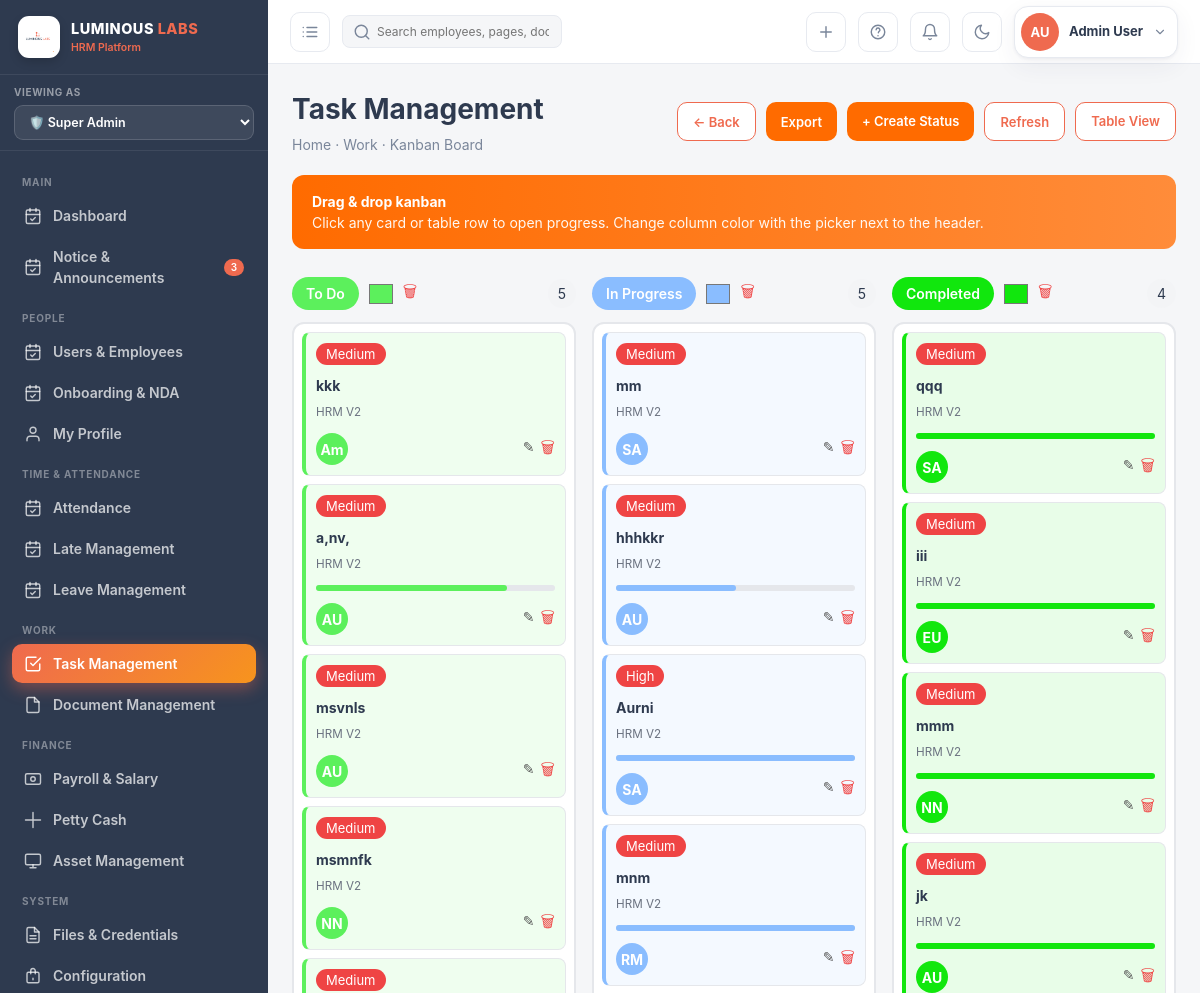
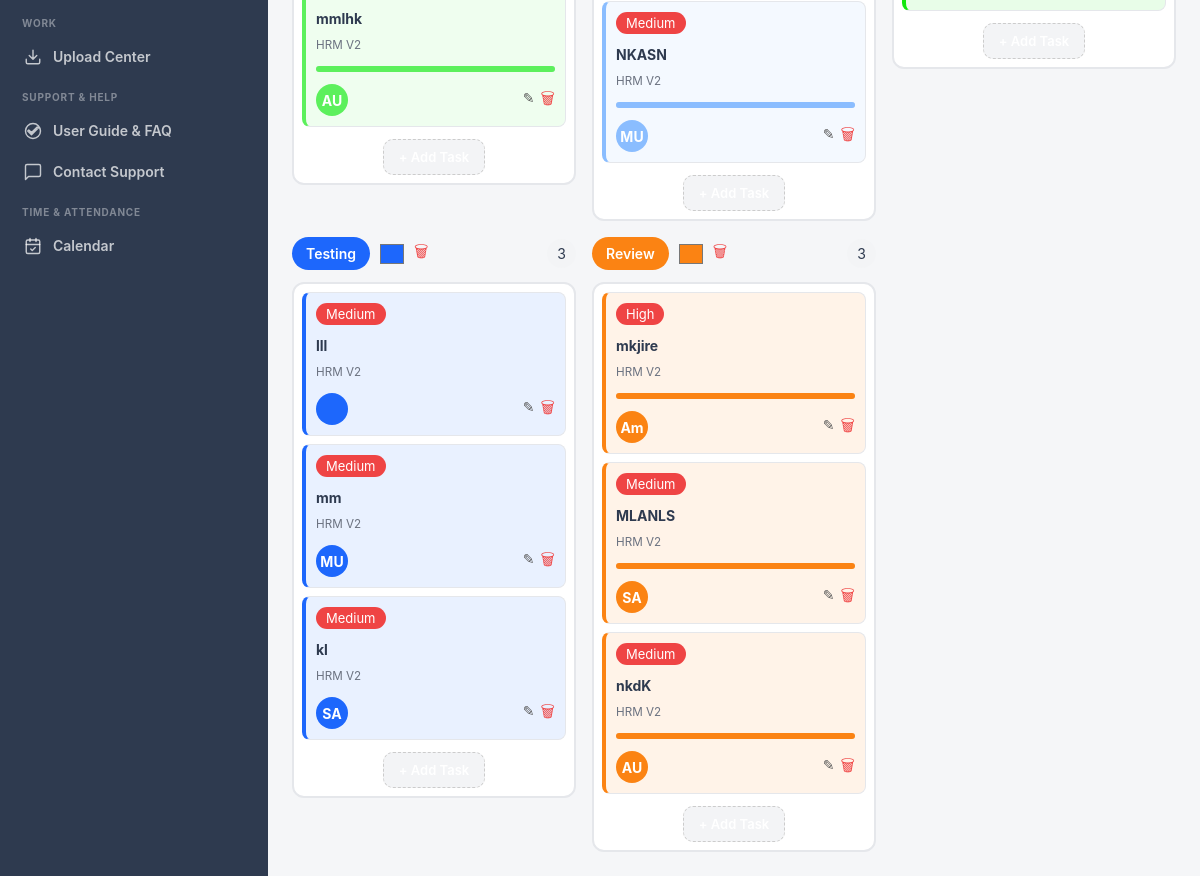
/tasks/ (signed in), run on an earlier commit of the app's database (2 pictures, top to bottom).
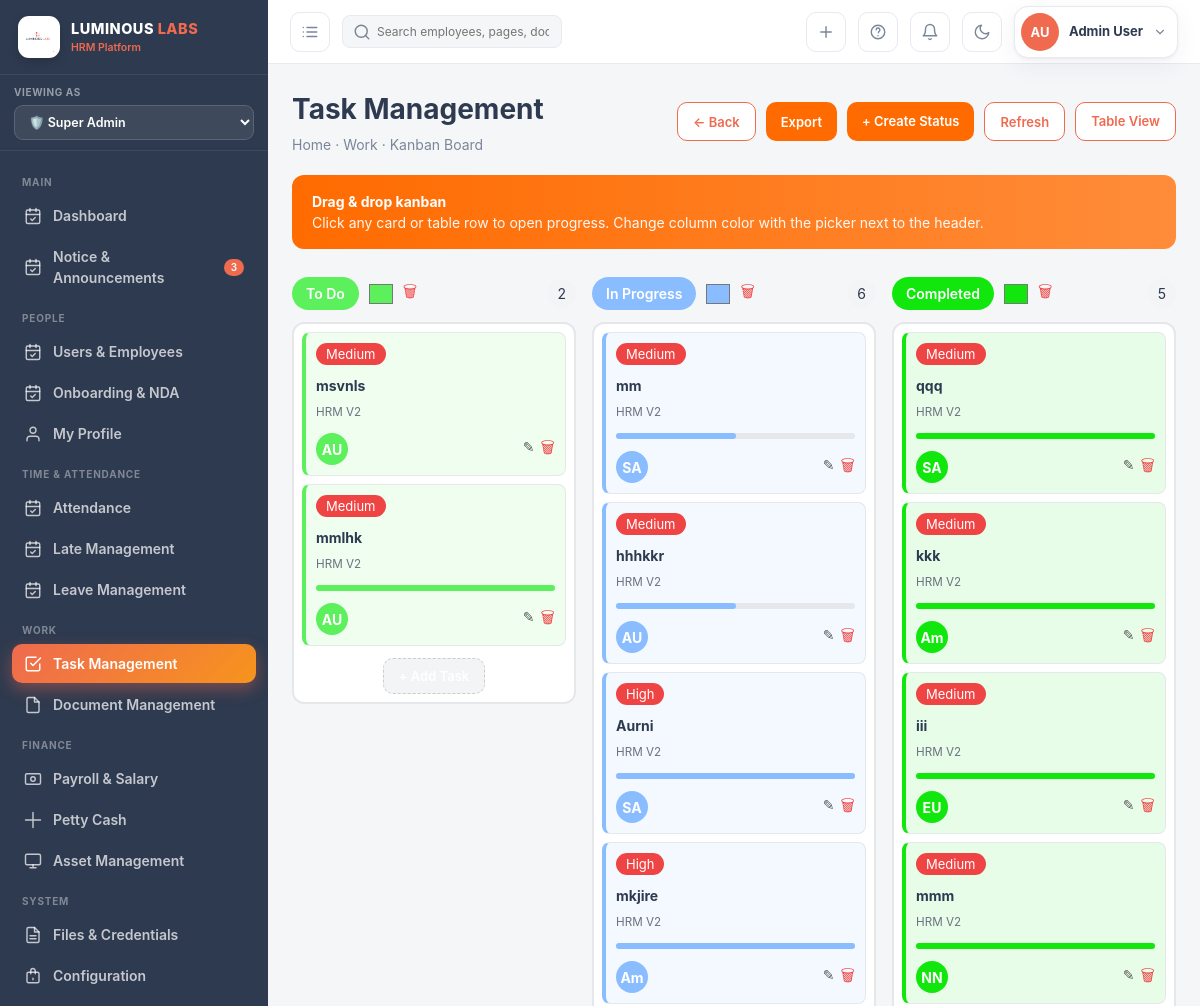
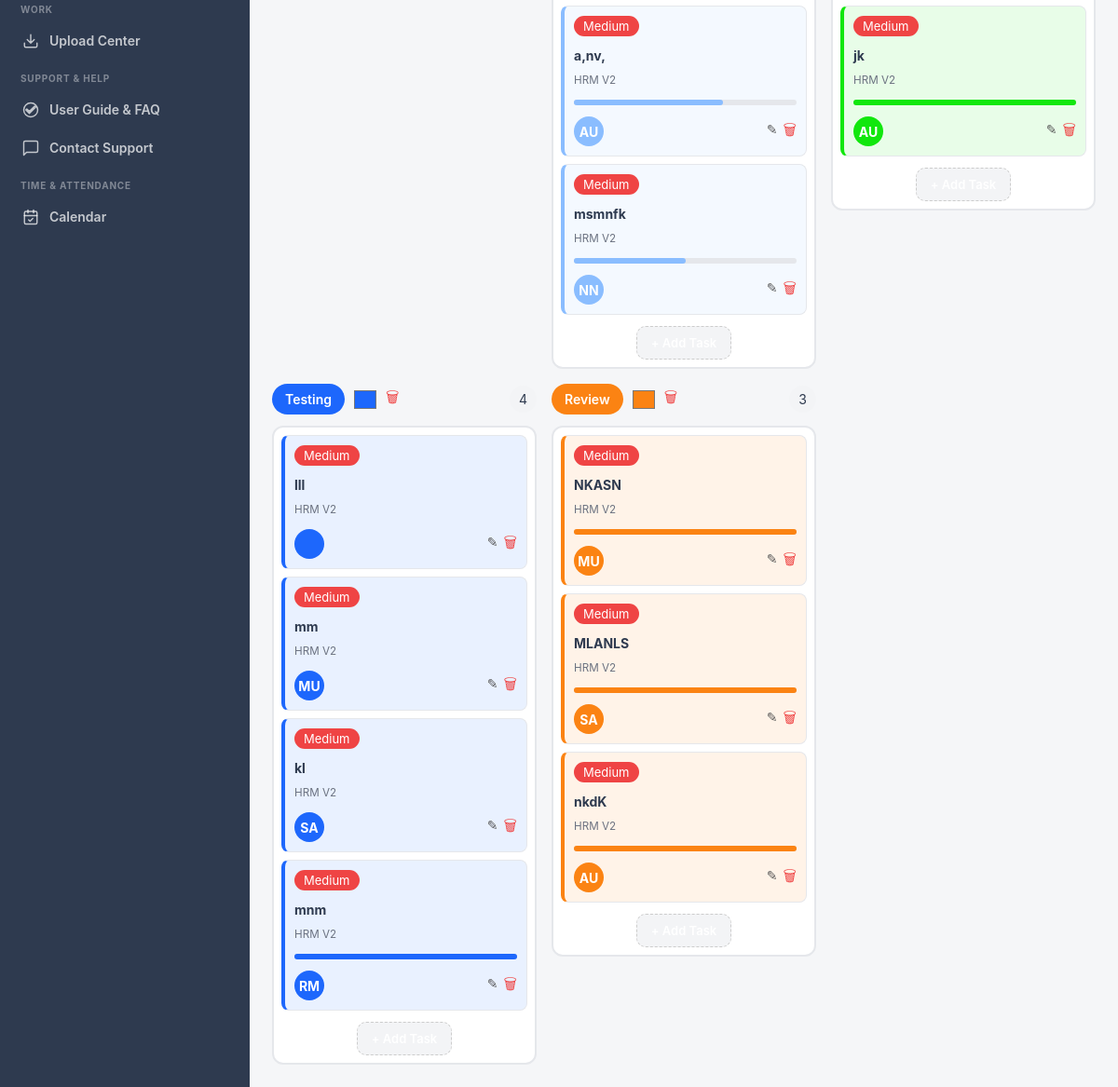
And on a later commit of the database (2 pictures, top to bottom).
### hrm_app/models.py (models this page shows, shortened)
class TaskStatus(models.Model):
    project = models.ForeignKey(
        Project,
        on_delete=models.CASCADE,
        related_name="task_statuses"
    )
    name = models.CharField(max_length=50)
    color = models.CharField(
        max_length=7,
        default="#6B7280",
        help_text="Kanban column color in hex format"
    )
    order = models.PositiveIntegerField(
        default=0,
        help_text="Order of the status on the Kanban board"
    )
    active = models.BooleanField(default=True)
    class Meta:
        ordering = ["order", "id"]
        constraints = [
            models.UniqueConstraint(
                fields=["project", "name"],
                name="unique_task_status_per_project"
            )
        ]

class Task(models.Model):
    PRIORITY_CHOICES = [
        ("Low", "Low"),
        ("Medium", "Medium"),
        ("High", "High"),
        ("Critical", "Critical"),
    ]
    title = models.CharField(max_length=200)
    project = models.ForeignKey(
        Project,
        on_delete=models.CASCADE,
        related_name="tasks"
    )
    assignee = models.ForeignKey(
        Employee,
        on_delete=models.CASCADE,
        related_name="tasks"
    )
    due_date = models.DateField()
    priority = models.CharField(
        max_length=10,
        choices=PRIORITY_CHOICES,
        default="Medium"
    )
    status = models.ForeignKey(
        TaskStatus,
        on_delete=models.PROTECT,
        related_name="tasks"
    )
    progress = models.PositiveIntegerField(default=0)
    description = models.TextField(blank=True)
    color = models.CharField(
        max_length=7,
        default="#FF6B00",
        help_text="Task card color"
    )
    image = models.ImageField(
        upload_to='task_images/',
        blank=True,
        null=True,
        help_text="Optional image for this task"
    )
    document = models.FileField(
        upload_to='task_documents/',
        blank=True,
        null=True,
        help_text="Optional document for this task"
    )
    created_at = models.DateTimeField(auto_now_add=True)
    class Meta:
        ordering = ["-created_at"]

class Project(models.Model):
    name = models.CharField(max_length=200)
    manager = models.ForeignKey(
        Employee,
        on_delete=models.CASCADE,
        related_name="managed_projects"
    )
    start_date = models.DateField(
        default=timezone.now
    )
    end_date = models.DateField(
        null=True,
        blank=True
    )
    active = models.BooleanField(
        default=True
    )
    def __str__(self):
        return self.name

class Employee(models.Model):
    STATUS_CHOICES = [
        ('Active',    'Active'),
        ('On Leave',  'On Leave'),
        ('Probation', 'Probation'),
        ('Inactive',  'Inactive'),
    ]
    user        = models.OneToOneField(User, on_delete=models.CASCADE, related_name='employee')
    emp_id      = models.CharField(max_length=20, unique=True)
    phone       = models.CharField(max_length=20, blank=True)
    department  = models.ForeignKey(Department, null=True, on_delete=models.SET_NULL)
    designation = models.ForeignKey(Designation, null=True, on_delete=models.SET_NULL)
    shift       = models.ForeignKey(Shift, null=True, blank=True, on_delete=models.SET_NULL)
    join_date   = models.DateField(default=timezone.now)
    status      = models.CharField(max_length=20, choices=STATUS_CHOICES, default='Active')
    salary      = models.DecimalField(max_digits=10, decimal_places=2, default=0)
    avatar_color = models.CharField(max_length=10, default='#ef6a4f')
    avatar_initials = models.CharField(max_length=4, blank=True)
    address     = models.TextField(blank=True)
    nid         = models.CharField(max_length=30, blank=True, verbose_name='NID / Passport')
    blood_group = models.CharField(max_length=5, blank=True)
    emergency_contact = models.CharField(max_length=100, blank=True)
    class Meta:
        ordering = ['emp_id']

class User(AbstractUser):
    role = models.CharField(
        max_length=20,
        choices=Role.choices,
        default=Role.EMPLOYEE,
    )
    groups = models.ManyToManyField(
        Group,
        related_name='hrm_users',
        blank=True,
    )
    user_permissions = models.ManyToManyField(
        Permission,
        related_name='hrm_user_permissions',
        blank=True,
    )

### hrm_app/views.py (the view, shortened to what this page needs)
# urls.py: path('tasks/',                         views.task_list,                name='task_list'),
@login_required
def task_list(request):
    if not has_permission(request.user, "tasks", "view"):
        messages.error(request, "You don't have permission to access Tasks.")
        return redirect("dashboard")
    emp = _emp(request)
    if request.user.role == Role.EMPLOYEE:
        tasks = Task.objects.filter(
            assignee=emp
        ).select_related(
            'assignee__user',
            'project',
            'status'
        )
    else:
        tasks = Task.objects.select_related(
            'assignee__user',
            'project',
            'status'
        ).all()
    print(f"DEBUG: tasks count = {tasks.count()}")
    for task in tasks[:5]:
        print(f"DEBUG: task id={task.pk}, title='{task.title}', project='{task.project.name}', assignee='{task.assignee.user.get_full_name()}', priority='{task.priority}', status='{task.status.name}', progress={task.progress}")
    projects = Project.objects.all()
    if request.user.role == Role.EMPLOYEE and emp:
        employees = Employee.objects.filter(
            pk=emp.pk
        ).select_related('user')
    else:
        employees = Employee.objects.select_related('user').all()
    default_statuses = [
        ('To Do', '#F3F4F6', 1),
        ('In Progress', '#FEF3C7', 2),
        ('Completed', '#D1FAE5', 3),
    ]
    for project in projects:
        for name, color, order in default_statuses:
            TaskStatus.objects.get_or_create(
                project=project,
                name=name,
                defaults={
                    'color': color,
                    'order': order,
                    'active': True,
                }
            )
    statuses = TaskStatus.objects.filter(
        project__in=projects,
        active=True
    ).order_by(
        'project',
        'order',
        'id'
    )
    if projects.exists():
        current_project_id = request.GET.get('project')
        if current_project_id:
            try:
                current_project_id = int(current_project_id)
            except (TypeError, ValueError):
                current_project_id = None
        if current_project_id:
            current_project = projects.filter(
                pk=current_project_id
            ).first()
        else:
            current_project = projects.filter(
                task_statuses__active=True
            ).distinct().order_by('id').first()
            if not current_project:
                current_project = projects.first()
        if current_project:
            board_statuses = TaskStatus.objects.filter(
                project=current_project,
                active=True
            ).order_by(
                'order',
                'id'
            )
            board_tasks = tasks.filter(
                project=current_project
            ).select_related('status', 'assignee__user', 'project').prefetch_related('steps')
            print(f"\n========== CARD VIEW DEBUG ==========")
            print(f"current_project = {current_project} (id={current_project.id if current_project else None})")
            print(f"board_statuses count = {board_statuses.count()}")
            print(f"board_tasks count = {board_tasks.count()}")
            for task in board_tasks:
                print(f"  Task: id={task.pk}, title='{task.title}', status_id={task.status_id}, status_name='{task.status.name}'")
            print(f"=====================================\n")
        else:
            board_statuses = TaskStatus.objects.none()
            board_tasks = tasks.none()
    else:
        current_project = None
        board_statuses = TaskStatus.objects.none()
        board_tasks = tasks.none()
    view_mode = request.GET.get(
        'view',
        'card'
    )
    context = _ctx(
        request,
        tasks=tasks,
        board_tasks=board_tasks,
        projects=projects,
        employees=employees,
        statuses=statuses,
        board_statuses=board_statuses,
        current_project=current_project,
        view_mode=view_mode,
        todo_count=tasks.filter(
            status__name='To Do'
        ).count(),
        progress_count=tasks.filter(
            status__name='In Progress'
        ).count(),
        done_count=tasks.filter(
            status__name='Completed'
        ).count(),
    )
    return render(
        request,
        'hrm/tasks.html',
        context
    )

### hrm_app/templates/hrm/tasks.html (shortened to what the changed rows need)
{% extends 'hrm/base.html' %}
{% block content %}
<div data-view-mode="{% if view_mode == 'table' %}table{% else %}card{% endif %}">
<div style="display:flex; justify-content:space-between; align-items:center; margin-bottom:20px; flex-wrap:wrap; gap:16px;">
  <div>
    <h1 style="font-size:28px; font-weight:700; color:var(--ink); margin:0;">Task Management</h1>
  </div>
</div>
{% if view_mode == 'table' %}
<div style="background:white; border-radius:12px; overflow:hidden; border:1px solid #E5E7EB;">
  <table style="width:100%; border-collapse:collapse;">
    <thead>
      <tr style="background:#F9FAFB; text-align:left;">
        <th style="padding:12px 16px;">Title</th>
        <th style="padding:12px 16px;">Project</th>
        <th style="padding:12px 16px;">Assignee</th>
        <th style="padding:12px 16px;">Priority</th>
        <th style="padding:12px 16px;">Status</th>
        <th style="padding:12px 16px;">Progress</th>
        <th style="padding:12px 16px;">Actions</th>
      </tr>
    </thead>
    <tbody>
      {% for task in tasks %}
      <tr style="border-top:1px solid #E5E7EB; cursor:pointer;" onclick="openTaskModal({{ task.pk }}, '{{ task.title|escapejs }}', '{{ task.priority|escapejs }}', '{{ task.project.name|escapejs }}', '{{ task.assignee.user.get_full_name|default:task.assignee.user.username|escapejs }}', '{{ task.due_date|default:""|escapejs }}', {{ task.progress|default:0 }}, '{% url "task_edit" task.pk %}')">
        <td style="padding:12px 16px;">{{ task.title }}</td>
        <td style="padding:12px 16px;">{{ task.project.name }}</td>
        <td style="padding:12px 16px;">{{ task.assignee.user.get_full_name|default:task.assignee.user.username }}</td>
        <td style="padding:12px 16px;">{{ task.priority }}</td>
        <td style="padding:12px 16px;">{{ task.status.name }}</td>
        <td style="padding:12px 16px;">{{ task.progress|default:0 }}%</td>
        <td style="padding:12px 16px;" onclick="event.stopPropagation()">
          <a href="{% url 'task_edit' task.pk %}" title="Edit" style="text-decoration:none; margin-right:8px;">✎</a>
          <a href="{% url 'task_delete' task.pk %}" class="delete-task-btn" data-title="{{ task.title }}" title="Delete" style="text-decoration:none; color:#EF4444;">🗑</a>
        </td>
      </tr>
      {% empty %}
      <tr><td colspan="7" style="padding:24px; text-align:center; color:#999;">No tasks found</td></tr>
      {% endfor %}
    </tbody>
  </table>
</div>
{% else %}
{% if current_project %}
<div style="display:grid; grid-template-columns:repeat(auto-fit, minmax(280px, 1fr)); gap:16px;">
  {% for status in board_statuses %}
  <div>
    {% with status_color=status.color|default:'#FF6B00' %}
    <div style="display:flex; justify-content:space-between; align-items:center; margin-bottom:12px; gap:8px;">
      <div style="display:flex; align-items:center; gap:8px;">
        <span style="background:{{ status_color }}; color:white; padding:6px 14px; border-radius:999px; font-weight:600;">
          {{ status.name }}
        </span>
        <input
          type="color"
          value="{{ status_color }}"
          title="Change column color"
          onchange="updateColumnColor('{{ status.id }}', this.value)"
          style="width:28px; height:28px; border:none; cursor:pointer; background:transparent;"
        >
        <button
          type="button"
          onclick="deleteStatus('{{ status.id }}', '{{ status.name|escapejs }}')"
          title="Delete this status"
          style="border:none; background:none; cursor:pointer; color:#EF4444; font-size:16px;"
        >
          🗑
        </button>
      </div>
      <span style="background:#F3F4F6; padding:4px 10px; border-radius:999px;">
        {{ status.tasks.count }}
      </span>
    </div>
    <div
      ondrop="drop(event, '{{ status.name|escapejs }}')"
      ondragover="allowDrop(event)"
      style="background:white; border:2px solid #E5E7EB; border-radius:12px; padding:8px; min-height:350px;"
    >
      {% for task in board_tasks %}
        {% if task.status_id == status.id %}
        <div
          draggable="true"
          ondragstart="drag(event)"
          data-task-id="{{ task.pk }}"
          onclick="openTaskModal(
            {{ task.pk }},
            '{{ task.title|escapejs }}',
            '{{ task.priority|escapejs }}',
            '{{ task.project.name|escapejs }}',
            '{{ task.assignee.user.get_full_name|default:task.assignee.user.username|escapejs }}',
            '{{ task.due_date|default:"" }}',
            {{ task.progress|default:0 }},
            '{% url "task_edit" task.pk %}'
          )"
          style="background:{{ status_color }}18; border:1px solid #E5E7EB; border-left:4px solid {{ status_color }}; border-radius:8px; padding:10px; margin-bottom:8px; cursor:pointer;"
        >
          <span style="background:#EF4444; color:white; padding:3px 10px; border-radius:999px; font-size:13px;">
            {{ task.priority }}
          </span>
          <h4 style="margin:10px 0 4px;">{{ task.title }}</h4>
          <small style="color:#6B7280;">{{ task.project.name }}</small>
          {% if task.progress > 0 %}
          <div style="margin-top:12px;">
            <div style="height:6px; background:#E5E7EB; border-radius:999px;">
              <div style="width:{{ task.progress }}%; height:6px; background:{{ status_color }}; border-radius:999px;"></div>
            </div>
          </div>
          {% endif %}
          <div style="margin-top:12px; display:flex; justify-content:space-between; align-items:center;">
            <div style="
              background:{{ status_color }};
              color:white;
              width:32px;
              height:32px;
              border-radius:50%;
              display:flex;
              align-items:center;
              justify-content:center;
              font-weight:bold;
            ">
              {{ task.assignee.user.first_name|first }}{{ task.assignee.user.last_name|first }}
            </div>
            <div style="display:flex; gap:6px;" onclick="event.stopPropagation()">
              <a href="{% url 'task_edit' task.pk %}" style="text-decoration:none; color:#555;">✎</a>
              <button onclick="deleteTask({{ task.pk }}, '{{ task.title|escapejs }}')" style="border:none; background:none; cursor:pointer; color:#EF4444; font-size:16px;">🗑</button>
            </div>
          </div>
        </div>
        {% endif %}
      {% empty %}
        <p style="text-align:center; color:#999;">No Task</p>
      {% endfor %}
      {% endwith %}
      <div style="text-align:center; margin-top:12px;">
        <button
          type="button"
          class="btn"
          style="background:#F3F4F6; border:1px dashed #ccc;"
          onclick="openAddTaskModal('{{ status.name|escapejs }}', '{{ status.project_id }}')"
        >
        </button>
      </div>
    </div>
  </div>
  {% empty %}
  <div style="grid-column:1/-1; text-align:center; padding:50px; color:#999;">
    No task statuses found.
  </div>
  {% endfor %}
</div>
{% else %}
<div style="background:white; border:1px solid #E5E7EB; border-radius:12px; padding:50px; text-align:center;">
  <h3>No Project Found</h3>
  <p style="color:#777;">Create a project first to manage tasks.</p>
</div>
{% endif %}
{% endif %}
{% endblock %}

What changed in the data, as far as the page shows it:
changed TaskStatus "To Do": tasks.count "5" → "2"; loses Task (priority "Medium", title "kkk", project.name "HRM V2", assignee.user.first_name|first "A", assignee.user.last_name|first "m"); loses Task (priority "Medium", title "a,nv,", project.name "HRM V2", progress 80 (drawn), assignee.user.first_name|first "A", assignee.user.last_name|first "U"); loses Task (priority "Medium", title "msmnfk", project.name "HRM V2", assignee.user.first_name|first "N", assignee.user.last_name|first "N")
changed TaskStatus "In Progress": tasks.count "5" → "6"; gains Task (priority "High", title "mkjire", project.name "HRM V2", progress 100 (drawn), assignee.user.first_name|first "A", assignee.user.last_name|first "m"); gains Task (priority "Medium", title "a,nv,", project.name "HRM V2", progress 67 (drawn), assignee.user.first_name|first "A", assignee.user.last_name|first "U"); gains Task (priority "Medium", title "msmnfk", project.name "HRM V2", progress 50 (drawn), assignee.user.first_name|first "N", assignee.user.last_name|first "N"); loses Task (priority "Medium", title "mnm", project.name "HRM V2", progress 100 (drawn), assignee.user.first_name|first "R", assignee.user.last_name|first "M"); loses Task (priority "Medium", title "NKASN", project.name "HRM V2", progress 100 (drawn), assignee.user.first_name|first "M", assignee.user.last_name|first "U")
changed Task (number 3 of 20 on the later page): progress 0 → 50 (drawn)
changed TaskStatus "Completed": tasks.count "4" → "5"; gains Task (priority "Medium", title "kkk", project.name "HRM V2", progress 100 (drawn), assignee.user.first_name|first "A", assignee.user.last_name|first "m")
changed TaskStatus "Testing": tasks.count "3" → "4"; gains Task (priority "Medium", title "mnm", project.name "HRM V2", progress 100 (drawn), assignee.user.first_name|first "R", assignee.user.last_name|first "M")
changed TaskStatus "Review": gains Task (priority "Medium", title "NKASN", project.name "HRM V2", progress 100 (drawn), assignee.user.first_name|first "M", assignee.user.last_name|first "U"); loses Task (priority "High", title "mkjire", project.name "HRM V2", progress 100 (drawn), assignee.user.first_name|first "A", assignee.user.last_name|first "m")
